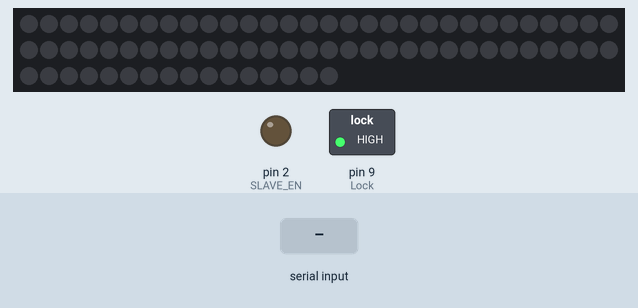
Simulated run of this sketch. Board: Arduino Uno, built with avr-gcc and run on an emulated ATmega328P. On the bench: 76 RGB LEDs in strip order, left to right, continuing on the next row, switched loads named in the sketch (green lamp = pin HIGH), output pins drawn as LEDs (lit = HIGH). The test bench sets the inputs (shaded band).

Above: at 1.4 s.
1.5 s: "4\n" received over Serial
At 2.15 s:
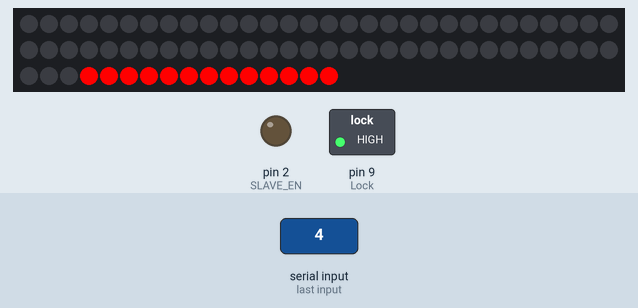
3.1 s: "30,150\n" received over Serial
At 5.6 s:
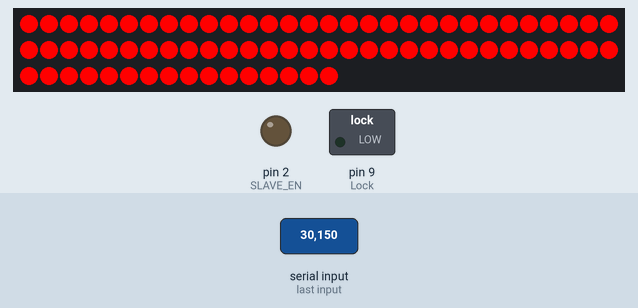
At 8.06 s:
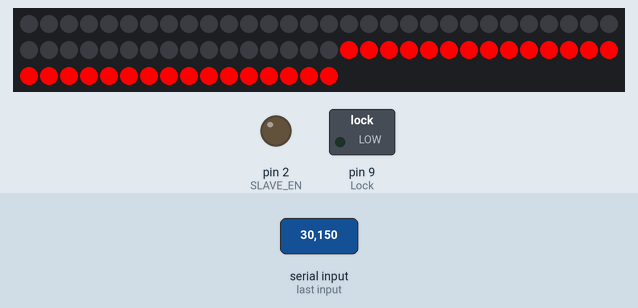
Timing chart, 0 to 11.2 s (numbered marks = the images above; inputs shaded):
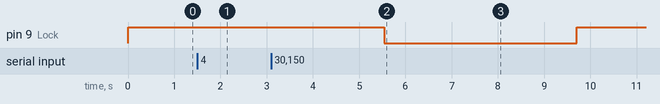

The sketch:

Totagas_toloajto.ino
```cpp
#include <Adafruit_NeoPixel.h>

#define Lock 9
#define SLAVE_EN 2
#define LED_PIN 8

#define NUM_LEDS 76
Adafruit_NeoPixel pixels(NUM_LEDS, LED_PIN, NEO_GRB + NEO_KHZ800);

byte State = 0;
byte last_State = 0;

int speed_delay = 50;


void setup()
{
  pinMode(SLAVE_EN , OUTPUT);                   // Declare Enable pin as output
  Serial.begin(9600);                           // set serial communication baudrate
  digitalWrite(SLAVE_EN , LOW);                 // Make Enable pin low, Receiving mode ON

  pixels.begin();

  pinMode(Lock, OUTPUT);
  digitalWrite(Lock, HIGH);


  for(int i = 0; i < NUM_LEDS; i++)
  {
    pixels.setPixelColor(i, pixels.Color(0, 0, 0));
    pixels.show();
  }

}


void loop()
{

  while(Serial.available())                     // If serial data is available then enter into while loop
  {
    byte tmp = Serial.read();
    if(tmp > 47) State = tmp - 48;
  }


  if(State != last_State && State>=0 && State<=4)
  {

    if(State-last_State > 0)
    {
      for(int i = ( (4-last_State) * NUM_LEDS) / 4; i > ( (4-State) * NUM_LEDS) / 4; i--)
      {
        pixels.setPixelColor(i-1, pixels.Color(255, 0, 0));
        pixels.show();
        delay(speed_delay);
      }
    }

    if(State-last_State < 0)
    {
      for(int i = ( (4-last_State) * NUM_LEDS) / 4; i < ( (4-State) * NUM_LEDS) / 4; i++)
      {
        pixels.setPixelColor(i, pixels.Color(0, 0, 0));
        pixels.show();
        delay(speed_delay);
      }
    }


    if(State == 4)
    {
      digitalWrite(Lock, LOW);
      delay(100);
    }
    else
    {
      digitalWrite(Lock, HIGH);
    }


    last_State = State;
  }

  delay(20);
}
```

Measured:
- after the input at 1.5 s, the LEDs: first change at once (image 1 shows a later state)
